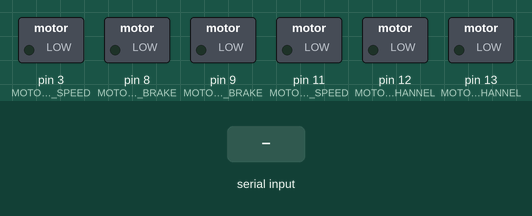
Simulated run of this sketch. Board: Arduino Mega 2560, built with avr-gcc and run on an emulated ATmega2560. Shown: switched loads named in the sketch (green lamp = pin HIGH). The inputs (shaded band) are chosen by the test bench.

Above: at 1.2 s.
1.3 s: "90,45\n" received over the second serial link
At 2.0 s:
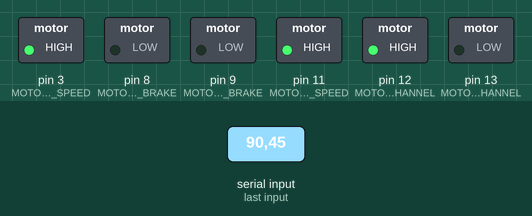
2.8 s: "30,150\n" received over the second serial link
At 3.2 s:
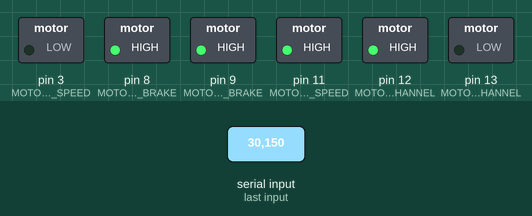
4.3 s: "200\n" received over the second serial link
At 5.4 s:
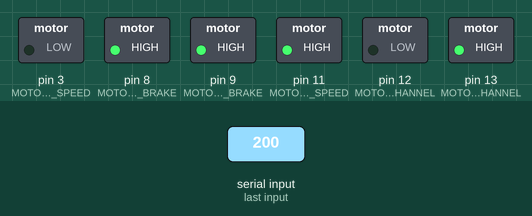
5.8 s: "90,45\n" received over the second serial link
At 6.6 s:
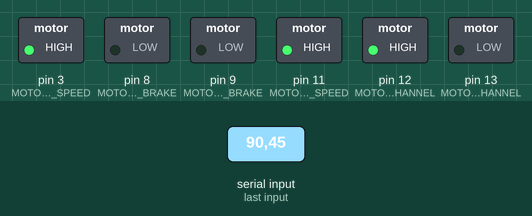
7.3 s: "90\n" received over the second serial link
At 7.6 s:
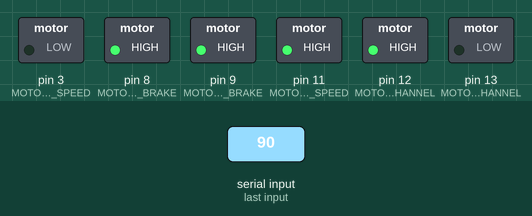
8.8 s: "5\n" received over the second serial link
At 9.9 s:
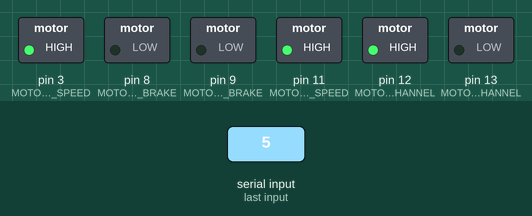
Timing chart, 0 to 11.3 s (numbered marks = the images above; inputs shaded):
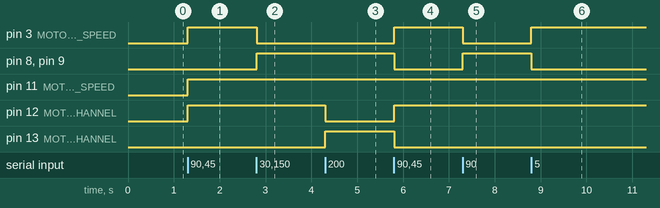

The sketch:

Car.ino
```cpp
int MOTOR_LEFT_CHANNEL = 12;
int MOTOR_LEFT_BRAKE = 9;
int MOTOR_LEFT_SPEED = 3;

int MOTOR_RIGHT_CHANNEL = 13;
int MOTOR_RIGHT_BRAKE = 8;
int MOTOR_RIGHT_SPEED = 11;

const int SPEED = 255;

enum towards
{
  STOP = 0,
  RIGHT_FORWARD = 1,
  STRAIGHT_FORWARD = 2,
  LEFT_FORWARD = 3,
  LEFT_BACKWARD = 4,
  STRAIGHT_BACKWARD = 5,
  RIGHT_BACKWARD = 6
};

void setup()
{
  //Setup Channel LEFT
  pinMode(MOTOR_LEFT_CHANNEL, OUTPUT);    //Initiates Motor Channel LEFT pin
  pinMode(MOTOR_LEFT_BRAKE, OUTPUT);      //Initiates Brake Channel LEFT pin

  //Setup Channel RIGHT
  pinMode(MOTOR_RIGHT_CHANNEL, OUTPUT);   //Initiates Motor Channel RIGHT pin
  pinMode(MOTOR_RIGHT_BRAKE, OUTPUT);     //Initiates Brake Channel RIGHT pin

  Serial1.begin(9600);                    //set baud rate, BT communication
}

void loop()
{
  manageComm();
}


void manageComm()
{
  int res = -1;

  // BT reading
  if (Serial1.available()) res = int(Serial1.read());

  if (res < 0)return;

  switch (res - 48)
  {
    case STRAIGHT_FORWARD:
      straight(true);
      break;

    case STRAIGHT_BACKWARD:
      straight(false);
      break;

    case STOP:
      stopMotors();
      break;

    case LEFT_BACKWARD:
      left(true);
      break;

    case LEFT_FORWARD:
      left(false);
      break;

    case RIGHT_FORWARD:
      right(true);
      break;

    case RIGHT_BACKWARD:
      right(false);
      break;
  }
}

void right(bool forward)
{
  digitalWrite(MOTOR_RIGHT_BRAKE, HIGH);                    // Engage the Brake for Channel RIGHT

  digitalWrite(MOTOR_LEFT_CHANNEL, forward ? LOW : HIGH);   // Establishes forward direction of Channel LEFT
  digitalWrite(MOTOR_LEFT_BRAKE, LOW);                      // Disengage the Brake for Channel LEFT
  analogWrite(MOTOR_LEFT_SPEED, SPEED);                     // Spins the motor on Channel LEFT at full speed
}

void left(bool forward)
{
  digitalWrite(MOTOR_LEFT_BRAKE, HIGH);                     // Eengage the Brake for Channel LEFT

  digitalWrite(MOTOR_RIGHT_CHANNEL, forward ? LOW : HIGH);  // Establishes forward direction of Channel RIGHT
  digitalWrite(MOTOR_RIGHT_BRAKE, LOW);                     // Disengage the Brake for Channel RIGHT
  analogWrite(MOTOR_RIGHT_SPEED, SPEED);                    // Spins the motor on Channel RIGHT at full speed
}

// straight : forward or backward
void straight(bool forward)
{
  digitalWrite(MOTOR_LEFT_CHANNEL, forward ? LOW : HIGH);   // Establishes forward direction of Channel LEFT
  digitalWrite(MOTOR_LEFT_BRAKE, LOW);                      // Disengage the Brake for Channel LEFT
  analogWrite(MOTOR_LEFT_SPEED, SPEED);                     // Spins the motor on Channel LEFT at full speed

  digitalWrite(MOTOR_RIGHT_CHANNEL, forward ? HIGH : LOW);  // Establishes backward direction of Channel RIGHT
  digitalWrite(MOTOR_RIGHT_BRAKE, LOW);                     // Disengage the Brake for Channel RIGHT
  analogWrite(MOTOR_RIGHT_SPEED, SPEED);                    // Spins the motor on Channel RIGHT at full speed
}

// stop
void stopMotors()
{
  analogWrite(MOTOR_LEFT_SPEED, 0);
  analogWrite(MOTOR_LEFT_SPEED, 0);

  digitalWrite(MOTOR_RIGHT_BRAKE, HIGH);                    // Engage the Brake for Channel RIGHT
  digitalWrite(MOTOR_LEFT_BRAKE, HIGH);                     // Engage the Brake for Channel LEFT
}
```

Measured:
- after the input at 1.3 s, pin 3 (MOTOR_LEFT_SPEED), pin 11 (MOTOR_RIGHT_SPEED), pin 12 (MOTOR_LEFT_CHANNEL): LOW → HIGH at once
- after the input at 2.8 s, pin 3 (MOTOR_LEFT_SPEED): HIGH → LOW at once; pin 8 (MOTOR_RIGHT_BRAKE), pin 9 (MOTOR_LEFT_BRAKE): LOW → HIGH at once
- after the input at 4.3 s, pin 12 (MOTOR_LEFT_CHANNEL): HIGH → LOW at once; pin 13 (MOTOR_RIGHT_CHANNEL): LOW → HIGH at once
- after the input at 5.8 s, pin 3 (MOTOR_LEFT_SPEED), pin 12 (MOTOR_LEFT_CHANNEL): LOW → HIGH at once; pin 8 (MOTOR_RIGHT_BRAKE), pin 9 (MOTOR_LEFT_BRAKE), pin 13 (MOTOR_RIGHT_CHANNEL): HIGH → LOW at once
- after the input at 7.3 s, pin 3 (MOTOR_LEFT_SPEED): HIGH → LOW at once; pin 8 (MOTOR_RIGHT_BRAKE), pin 9 (MOTOR_LEFT_BRAKE): LOW → HIGH at once
- after the input at 8.8 s, pin 3 (MOTOR_LEFT_SPEED): LOW → HIGH at once; pin 8 (MOTOR_RIGHT_BRAKE), pin 9 (MOTOR_LEFT_BRAKE): HIGH → LOW at once
